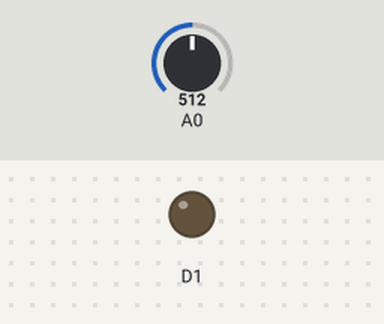
Simulated run of this sketch. Board: ESP8266 (NodeMCU). Parts: output pins drawn as LEDs (lit = HIGH). The inputs (shaded band) are chosen by the test bench; at power-on: A0 = 512. WiFi joins after 1.5 s; servers stay silent unless stated; web services answer with replies made up by the test bench; not simulated (calls return 0 or success): WiFiClientSecureAxTLS.h; what the sketch prints to the serial monitor is not drawn.

Above: at 0.1 s.
At 1.6 s:
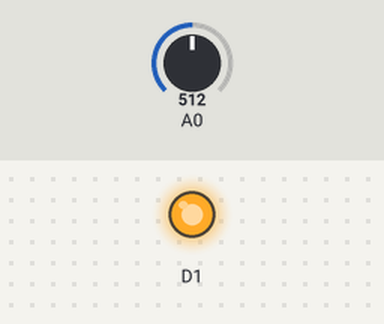
Timing chart, 0 to 3.1 s (numbered marks = the images above):
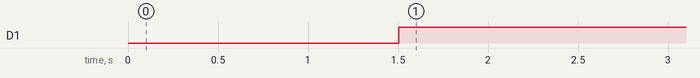

The sketch:

smartHOproject.ino.ino
```cpp
void Line_Notify(String message) ;

int val=0;

#include <ESP8266WiFi.h>
#include <WiFiClientSecureAxTLS.h> // กรณีขึ้น Error ให้เอาบรรทัดนี้ออก

// Config connect WiFi
#define WIFI_SSID "Pop"
#define WIFI_PASSWORD "Popeye13302"

// Line config
#define LINE_TOKEN "LndFszGNNfN7xq1XoMheU9dJiBp8SVMhZ9nLGN0Avom"

String message = "เสียงเริ่มดังรบกวนผู้อื่น กรุณาเบาเสียงลง"; // ArduinoIDE เวอร์ชั่นใหม่ ๆ ใส่ภาษาไทยลงไปได้เลย

void setup() {
  pinMode(A0,INPUT);
  pinMode(D1,OUTPUT);

  Serial.begin(9600);

  WiFi.mode(WIFI_STA);
  // connect to wifi.
  WiFi.begin(WIFI_SSID, WIFI_PASSWORD);
  Serial.print("connecting");

  while (WiFi.status() != WL_CONNECTED) {
    Serial.print(".");
    delay(500);
  }
  Serial.println();
  Serial.print("connected: ");
  Serial.println(WiFi.localIP());
}

void loop() {
  val = analogRead(A0);// digital interface will be assigned a value of pin 3 to read val
  if (val >= 14) // When the sound detection module detects a signal, LED flashes
  {
    digitalWrite (D1, HIGH);
    Serial.println("Alert!");
    Line_Notify(message);
  }
  else
  {
    digitalWrite (D1, LOW);
  }
  Serial.println(val);
  //delay(1000);


}

void Line_Notify(String message) {
  axTLS::WiFiClientSecure client; // กรณีขึ้น Error ให้ลบ axTLS:: ข้างหน้าทิ้ง

  if (!client.connect("notify-api.line.me", 443)) {
    Serial.println("connection failed");
    return;
  }

  String req = "";
  req += "POST /api/notify HTTP/1.1\r\n";
  req += "Host: notify-api.line.me\r\n";
  req += "Authorization: Bearer " + String(LINE_TOKEN) + "\r\n";
  req += "Cache-Control: no-cache\r\n";
  req += "User-Agent: ESP8266\r\n";
  req += "Connection: close\r\n";
  req += "Content-Type: application/x-www-form-urlencoded\r\n";
  req += "Content-Length: " + String(String("message=" + message).length()) + "\r\n";
  req += "\r\n";
  req += "message=" + message;
  // Serial.println(req);
  client.print(req);

  delay(20);

  // Serial.println("-------------");
  while(client.connected()) {
    String line = client.readStringUntil('\n');
    if (line == "\r") {
      break;
    }
    //Serial.println(line);
  }
  // Serial.println("-------------");
}
```

Measured:
- by itself, D1: LOW → HIGH at 1.5 s
